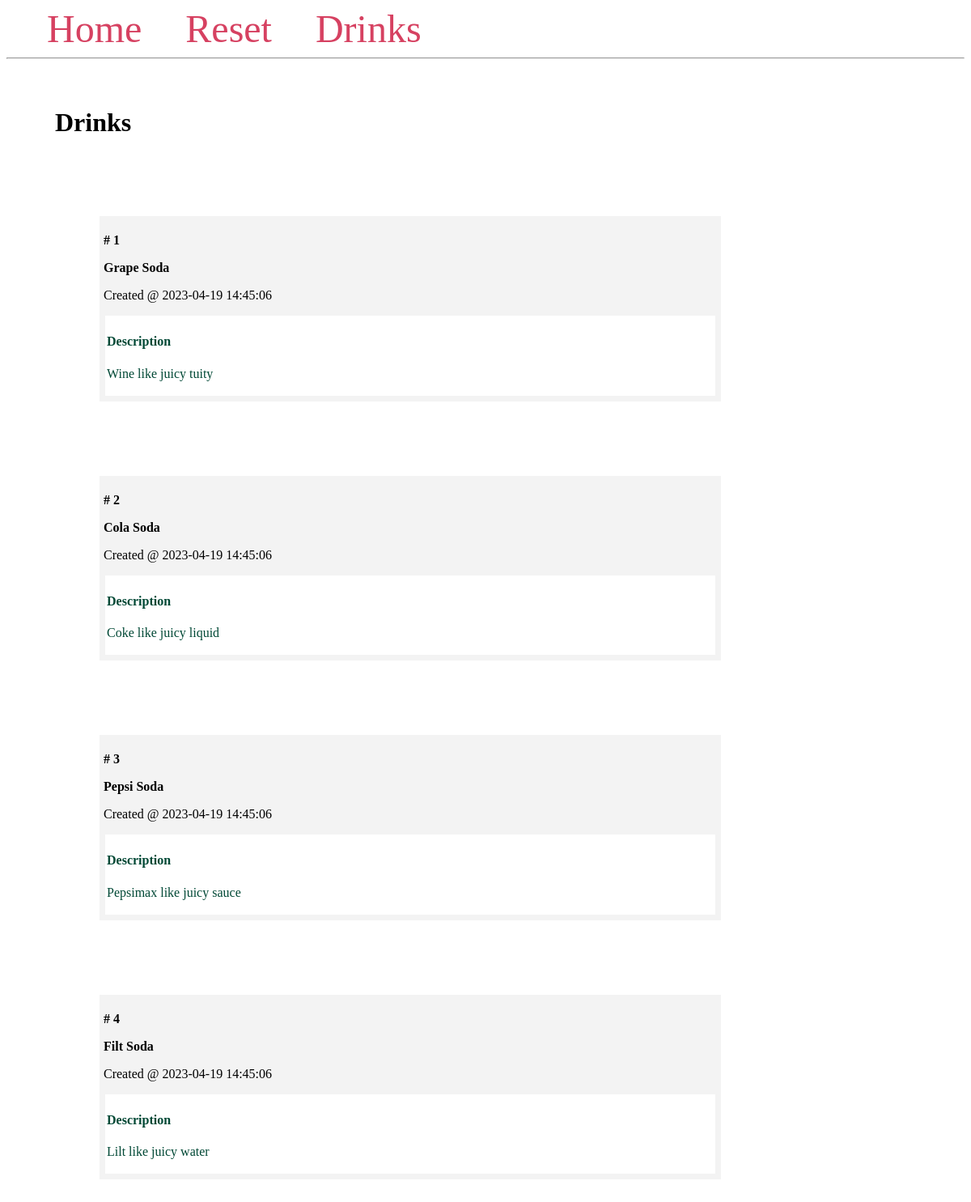
/drinks, run on the app's committed database.
### app.py (models this page shows, shortened)
class Drink(db.Model):
    id = db.Column(db.Integer, primary_key=True)
    name = db.Column(db.String(80), unique=True, nullable=False)
    description = db.Column(db.String(120))
    created_at =  db.Column(db.DateTime(timezone=True),server_default=func.now())

### app.py (the view)
@app.route('/drinks')
def drinks():
    Drinks = Drink.query.all()
    return render_template('drinks.html', Drinks=Drinks)

### templates/drinks.html
{% extends 'base.html' %}
{% block content %}
    <h1 class="title">{% block title %} Drinks {% endblock %}</h1>
    <div class="content">
        {% for drink in Drinks %}
            <p><div class="drink">
                <p><b># {{ drink.id }}</b></p>
                <b>
                    <p class="name">{{ drink.name }}</p>
                </b>
                <p>Created @ {{ drink.created_at }}</p>
                <div class="description">
                    <h4>Description</h4>
                    <p>{{ drink.description }}</p>
                </div>
               </div>
            </p>
            <br>
        {% endfor %}
    </div>
{% endblock %}

### templates/base.html (shortened to what this page needs)
<!DOCTYPE html>
<html lang="en">
<head>
</head>
<body>
    <nav>
        <a href="{{ url_for('index') }}">Home</a>
        <a href="{{ url_for('reset') }}">Reset</a>
        <a href="{{ url_for('drinks') }}">Drinks</a>
    </nav>
    <hr>
    <div class="content">
        {% block content %} {% endblock %}
    </div>
</body>
</html>

### templates/base.html (style rules this page uses)
.title { margin: 5px; }
.content { margin: 55px; width: 80%; display: flex; flex-direction: column; flex-wrap: wrap; }
.drink { flex: 5%; padding: 5px; margin: 5px; background-color: #f3f3f3; inline-size: 100%; }
.description { padding: 2px; margin: 2px; background-color: #ffffff; color: #004835; }
nav a { color: #d64161; font-size: 3em; margin-left: 50px; text-decoration: none; }

### data on the page
Drink: id "1", name "Grape Soda", created_at "2023-04-19 14:45:06", description "Wine like juicy tuity"
Drink: id "2", name "Cola Soda", created_at "2023-04-19 14:45:06", description "Coke like juicy liquid"
Drink: id "3", name "Pepsi Soda", created_at "2023-04-19 14:45:06", description "Pepsimax like juicy sauce"
Drink: id "4", name "Filt Soda", created_at "2023-04-19 14:45:06", description "Lilt like juicy water"
